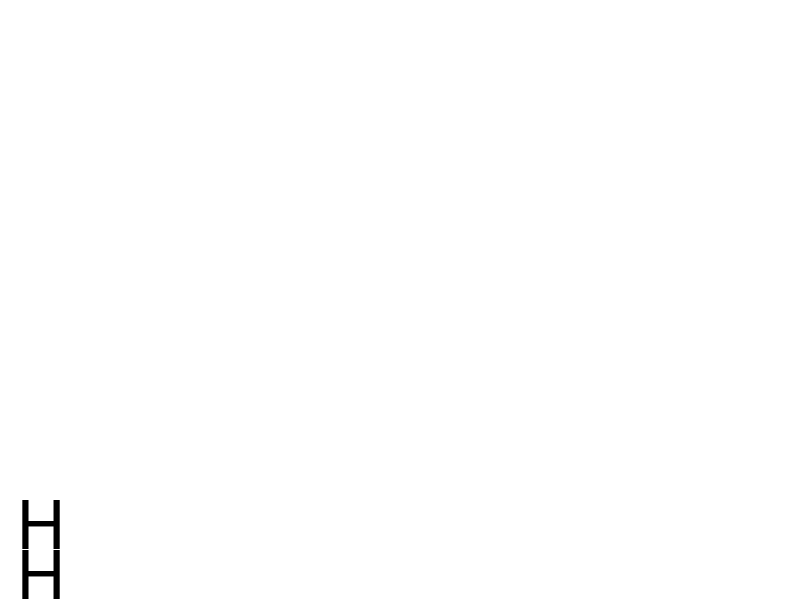

MATLAB code for this plot: (Note: this script raises an error after producing the figure.)
% Read example image 
%load('clown.mat'); 
lets = {'H','M','T','V','W','X','Y'};
f = figure;
for ti=1:length(lets)
    for bi=1:length(lets)

        im = zeros(135,100,3,'uint8');%uint8(255*ind2rgb(X,map));
        midpt = 0.5*[size(im,2) size(im,1)];

        %% Create the text mask 
        % Make an image the same size and put text in it 
        hf = figure('color','white','units','normalized','position',[.1 .1 .8 .8]);
        image(ones(size(im))); 
        set(gca,'units','pixels','position',[5 5 size(im,2)-1 size(im,1)-1],'visible','off')

        % Text at arbitrary position 
        text('units','pixels','position',[midpt(1)   midpt(2)/2],'fontsize',48,'string',lets{ti},'VerticalAlignment', 'middle', 'HorizontalAlignment','center') 
        text('units','pixels','position',[midpt(1) 3*midpt(2)/2],'fontsize',48,'string',lets{bi},'VerticalAlignment', 'middle', 'HorizontalAlignment','center') 

        for ii=1:10
            % Capture the text image 
            % Note that the size will have changed by about 1 pixel
            figure(hf);
            tim = getframe(gca); 

            % Extract the cdata
            tim2 = tim.cdata;

            % Make a mask with the negative of the text 
            tmask = tim2==0; 

            if any(tmask(:)), break; end;
        end;
        close(hf) 
        if ~any(tmask(:)), error('?'); end;

        % Place white text 
        % Replace mask pixels with UINT8 max 
        im(tmask) = uint8(255); 
        im = mean(im,3);

        figure(f);
        subplot(length(lets), length(lets), (bi-1)*length(lets)+ti);
        imshow(im);
        axis off
    end;
end;
